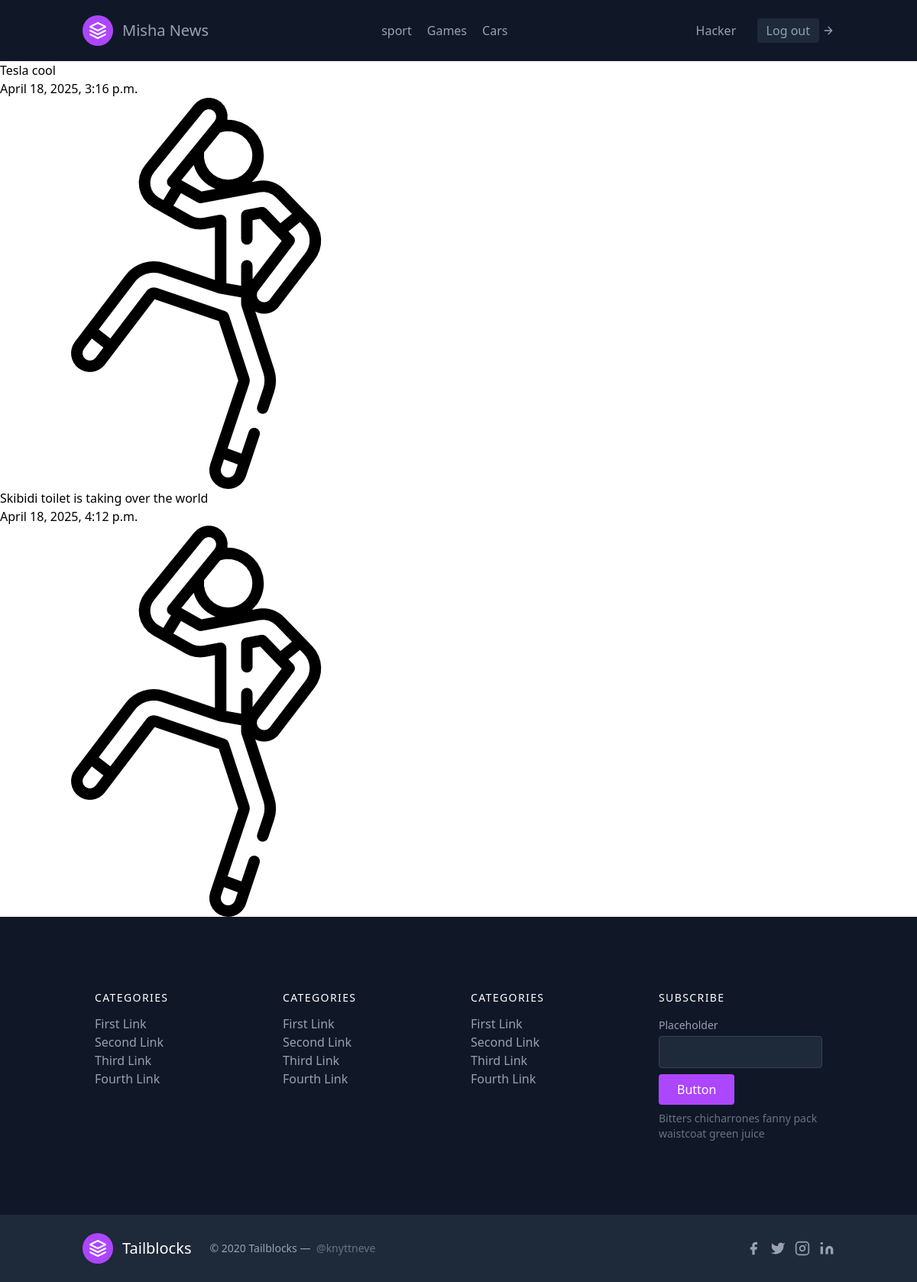
/category/3 (signed in), run on the app's committed database.
### Misha/models.py (models this page shows, shortened)
class Category(models.Model):
    name = models.CharField(max_length=200)
    class Meta:
        verbose_name='category'

class News(models.Model):
    title = models.CharField(max_length=200)
    pub_date = models.DateTimeField(auto_now=True)
    text = models.TextField()
    image = models.ImageField(upload_to='news/images')
    category = models.ForeignKey(Category, on_delete=models.CASCADE)
    class Meta:
        verbose_name_plural='NEWS'
        verbose_name='NEW'

### Misha/views.py (the view)
# urls.py: path('category/<int:id>',category,name='category'),
def category(request,id):
    category = Category.objects.all()
    news = News.objects.filter(category_id=id)
    context = {
        'categories':category,
        'news':news
    }
    return render(request,'category.html',context)

### templates/category.html
{%        extends 'base.html'                  %}
{%           block content                     %}
{% for new in news %}
<h1>{{new.title}}</h1>
<p>{{new.pub_date}}</p>
<a href="{% url 'dev' new.id %}">
    <img src="{{ new.image.url }}" alt="kartinka">
</a>
{% endfor %}
{%   endblock                                  %}

### templates/base.html (shortened to what this page needs)
<!DOCTYPE html>
<html lang="en">
<head>
    <script src="https://cdn.jsdelivr.net/npm/@tailwindcss/browser@4"></script>
</head>
<body>
    <header class="text-gray-400 bg-gray-900 body-font">
        <div class="container mx-auto flex flex-wrap p-5 flex-col md:flex-row items-center">
          <a class="flex title-font font-medium items-center text-white mb-4 md:mb-0">
            <svg xmlns="http://www.w3.org/2000/svg" fill="none" stroke="currentColor" stroke-linecap="round" stroke-linejoin="round" stroke-width="2" class="w-10 h-10 text-white p-2 bg-purple-500 rounded-full" viewBox="0 0 24 24">
              <path d="M12 2L2 7l10 5 10-5-10-5zM2 17l10 5 10-5M2 12l10 5 10-5"></path>
            </svg>
            <a href="{%        url 'home'              %}"><span class="ml-3 text-xl">Misha News</span></a>
          </a>
          <nav class="md:ml-auto md:mr-auto flex flex-wrap items-center text-base justify-center">
            {%for cate in categories%}
            <a href="{% url 'category' cate.id %}" class="mr-5 hover:text-white">{{cate.name}}</a>
            {% endfor %}
          </nav>
          {%     if user.is_authenticated      %}
          <p style="width: 80px;">{{user.username}}</p>
          <button class="inline-flex items-center bg-gray-800 border-0 py-1 px-3 focus:outline-none hover:bg-gray-700 rounded text-base mt-4 md:mt-0"><a href="{%  url  'logo'    %}">Log out</a></button>
            {%    endif %}
            <svg fill="none" stroke="currentColor" stroke-linecap="round" stroke-linejoin="round" stroke-width="2" class="w-4 h-4 ml-1" viewBox="0 0 24 24">
              <path d="M5 12h14M12 5l7 7-7 7"></path>
            </svg>
        </div>
      </header>
      {%       block content             %}
      {%        endblock                 %}
      <footer class="text-gray-400 bg-gray-900 body-font">
        <div class="container px-5 py-24 mx-auto">
          <div class="flex flex-wrap md:text-left text-center order-first">
            <div class="lg:w-1/4 md:w-1/2 w-full px-4">
              <h2 class="title-font font-medium text-white tracking-widest text-sm mb-3">CATEGORIES</h2>
              <nav class="list-none mb-10">
                <li>
                  <a class="text-gray-400 hover:text-white">First Link</a>
                </li>
                <li>
                  <a class="text-gray-400 hover:text-white">Second Link</a>
                </li>
                <li>
                  <a class="text-gray-400 hover:text-white">Third Link</a>
                </li>
                <li>
                  <a class="text-gray-400 hover:text-white">Fourth Link</a>
                </li>
              </nav>
            </div>
            <div class="lg:w-1/4 md:w-1/2 w-full px-4">
              <h2 class="title-font font-medium text-white tracking-widest text-sm mb-3">CATEGORIES</h2>
              <nav class="list-none mb-10">
                <li>
                  <a class="text-gray-400 hover:text-white">First Link</a>
                </li>
                <li>
                  <a class="text-gray-400 hover:text-white">Second Link</a>
                </li>
                <li>
                  <a class="text-gray-400 hover:text-white">Third Link</a>
                </li>
                <li>
                  <a class="text-gray-400 hover:text-white">Fourth Link</a>
                </li>
              </nav>
            </div>
            <div class="lg:w-1/4 md:w-1/2 w-full px-4">
              <h2 class="title-font font-medium text-white tracking-widest text-sm mb-3">CATEGORIES</h2>
              <nav class="list-none mb-10">
                <li>
                  <a class="text-gray-400 hover:text-white">First Link</a>
                </li>
                <li>
                  <a class="text-gray-400 hover:text-white">Second Link</a>
                </li>
                <li>
                  <a class="text-gray-400 hover:text-white">Third Link</a>
                </li>
                <li>
                  <a class="text-gray-400 hover:text-white">Fourth Link</a>
                </li>
              </nav>
            </div>
            <div class="lg:w-1/4 md:w-1/2 w-full px-4">
              <h2 class="title-font font-medium text-white tracking-widest text-sm mb-3">SUBSCRIBE</h2>
              <div class="flex xl:flex-nowrap md:flex-nowrap lg:flex-wrap flex-wrap justify-center items-end md:justify-start">
                <div class="relative w-40 sm:w-auto xl:mr-4 lg:mr-0 sm:mr-4 mr-2">
                  <label for="footer-field" class="leading-7 text-sm text-gray-400">Placeholder</label>
                  <input type="text" id="footer-field" name="footer-field" class="w-full bg-gray-800 rounded border bg-opacity-40 border-gray-700 focus:bg-transparent focus:ring-2 focus:ring-purple-900 focus:border-purple-500 text-base outline-none text-gray-100 py-1 px-3 leading-8 transition-colors duration-200 ease-in-out">
                </div>
                <button class="lg:mt-2 xl:mt-0 flex-shrink-0 inline-flex text-white bg-purple-500 border-0 py-2 px-6 focus:outline-none hover:bg-purple-600 rounded">Button</button>
              </div>
              <p class="text-gray-500 text-sm mt-2 md:text-left text-center">Bitters chicharrones fanny pack
                <br class="lg:block hidden">waistcoat green juice
              </p>
            </div>
          </div>
        </div>
        <div class="bg-gray-800 bg-opacity-75">
          <div class="container px-5 py-6 mx-auto flex items-center sm:flex-row flex-col">
            <a class="flex title-font font-medium items-center md:justify-start justify-center text-white">
              <svg xmlns="http://www.w3.org/2000/svg" fill="none" stroke="currentColor" stroke-linecap="round" stroke-linejoin="round" stroke-width="2" class="w-10 h-10 text-white p-2 bg-purple-500 rounded-full" viewBox="0 0 24 24">
                <path d="M12 2L2 7l10 5 10-5-10-5zM2 17l10 5 10-5M2 12l10 5 10-5"></path>
              </svg>
              <span class="ml-3 text-xl">Tailblocks</span>
            </a>
            <p class="text-sm text-gray-400 sm:ml-6 sm:mt-0 mt-4">© 2020 Tailblocks —
              <a href="https://twitter.com/knyttneve" class="text-gray-500 ml-1" target="_blank" rel="noopener noreferrer">@knyttneve</a>
            </p>
            <span class="inline-flex sm:ml-auto sm:mt-0 mt-4 justify-center sm:justify-start">
              <a class="text-gray-400">
                <svg fill="currentColor" stroke-linecap="round" stroke-linejoin="round" stroke-width="2" class="w-5 h-5" viewBox="0 0 24 24">
                  <path d="M18 2h-3a5 5 0 00-5 5v3H7v4h3v8h4v-8h3l1-4h-4V7a1 1 0 011-1h3z"></path>
                </svg>
              </a>
              <a class="ml-3 text-gray-400">
                <svg fill="currentColor" stroke-linecap="round" stroke-linejoin="round" stroke-width="2" class="w-5 h-5" viewBox="0 0 24 24">
                  <path d="M23 3a10.9 10.9 0 01-3.14 1.53 4.48 4.48 0 00-7.86 3v1A10.66 10.66 0 013 4s-4 9 5 13a11.64 11.64 0 01-7 2c9 5 20 0 20-11.5a4.5 4.5 0 00-.08-.83A7.72 7.72 0 0023 3z"></path>
                </svg>
              </a>
              <a class="ml-3 text-gray-400">
                <svg fill="none" stroke="currentColor" stroke-linecap="round" stroke-linejoin="round" stroke-width="2" class="w-5 h-5" viewBox="0 0 24 24">
                  <rect width="20" height="20" x="2" y="2" rx="5" ry="5"></rect>
                  <path d="M16 11.37A4 4 0 1112.63 8 4 4 0 0116 11.37zm1.5-4.87h.01"></path>
                </svg>
              </a>
              <a class="ml-3 text-gray-400">
                <svg fill="currentColor" stroke="currentColor" stroke-linecap="round" stroke-linejoin="round" stroke-width="0" class="w-5 h-5" viewBox="0 0 24 24">
                  <path stroke="none" d="M16 8a6 6 0 016 6v7h-4v-7a2 2 0 00-2-2 2 2 0 00-2 2v7h-4v-7a6 6 0 016-6zM2 9h4v12H2z"></path>
                  <circle cx="4" cy="4" r="2" stroke="none"></circle>
                </svg>
              </a>
            </span>
          </div>
        </div>
      </footer>
</body>
</html>

### data on the page
Category: name "sport"
Category: name "Games"
Category: name "Cars"
News: title "Tesla cool", pub_date "April 18, 2025, 3:16 p.m.", image (picture)
News: title "Skibidi toilet is taking over the world", pub_date "April 18, 2025, 4:12 p.m.", image (picture)

### other printed values
{{ user.username }} "Hacker"
